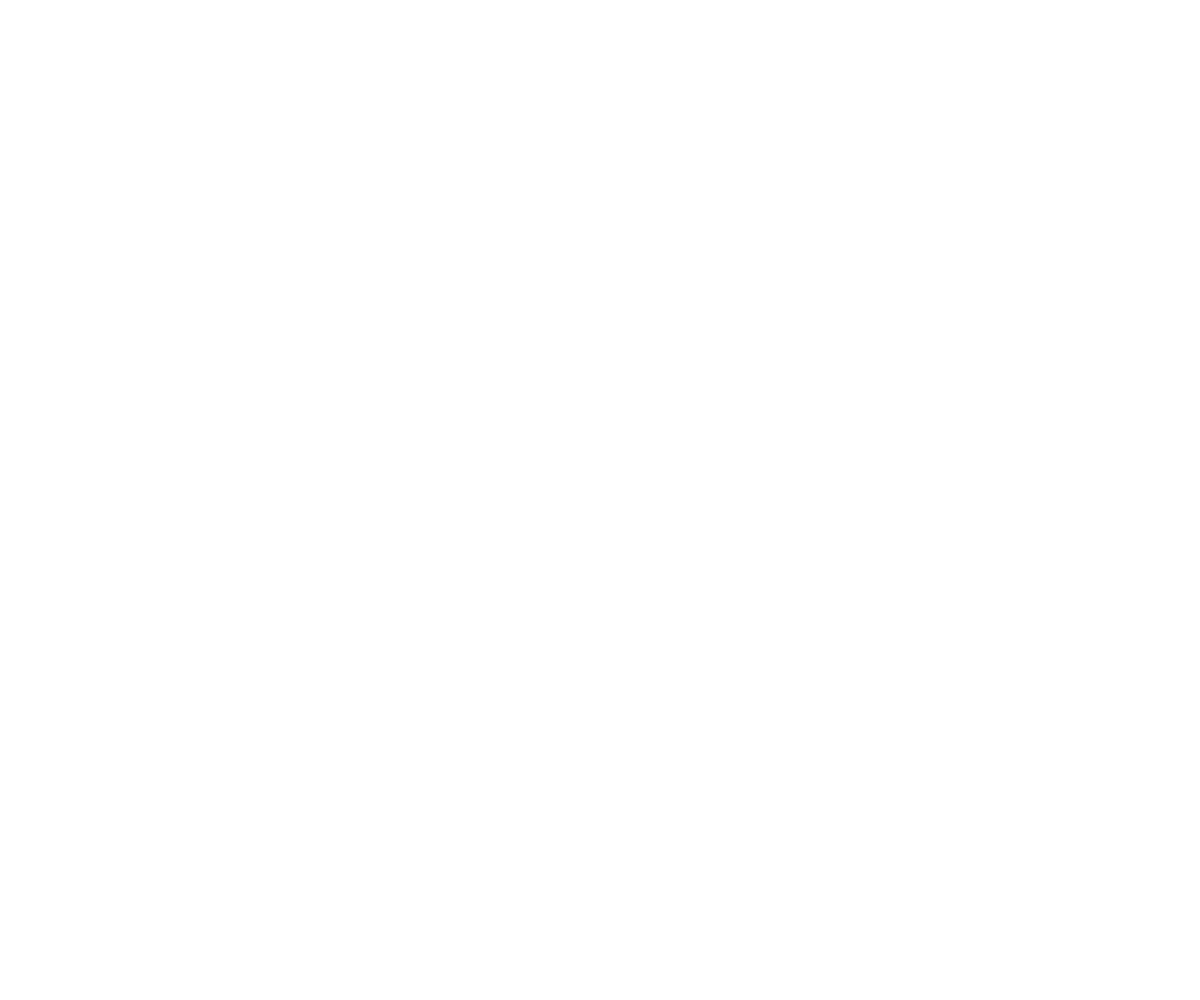
Frame 1 (no input)
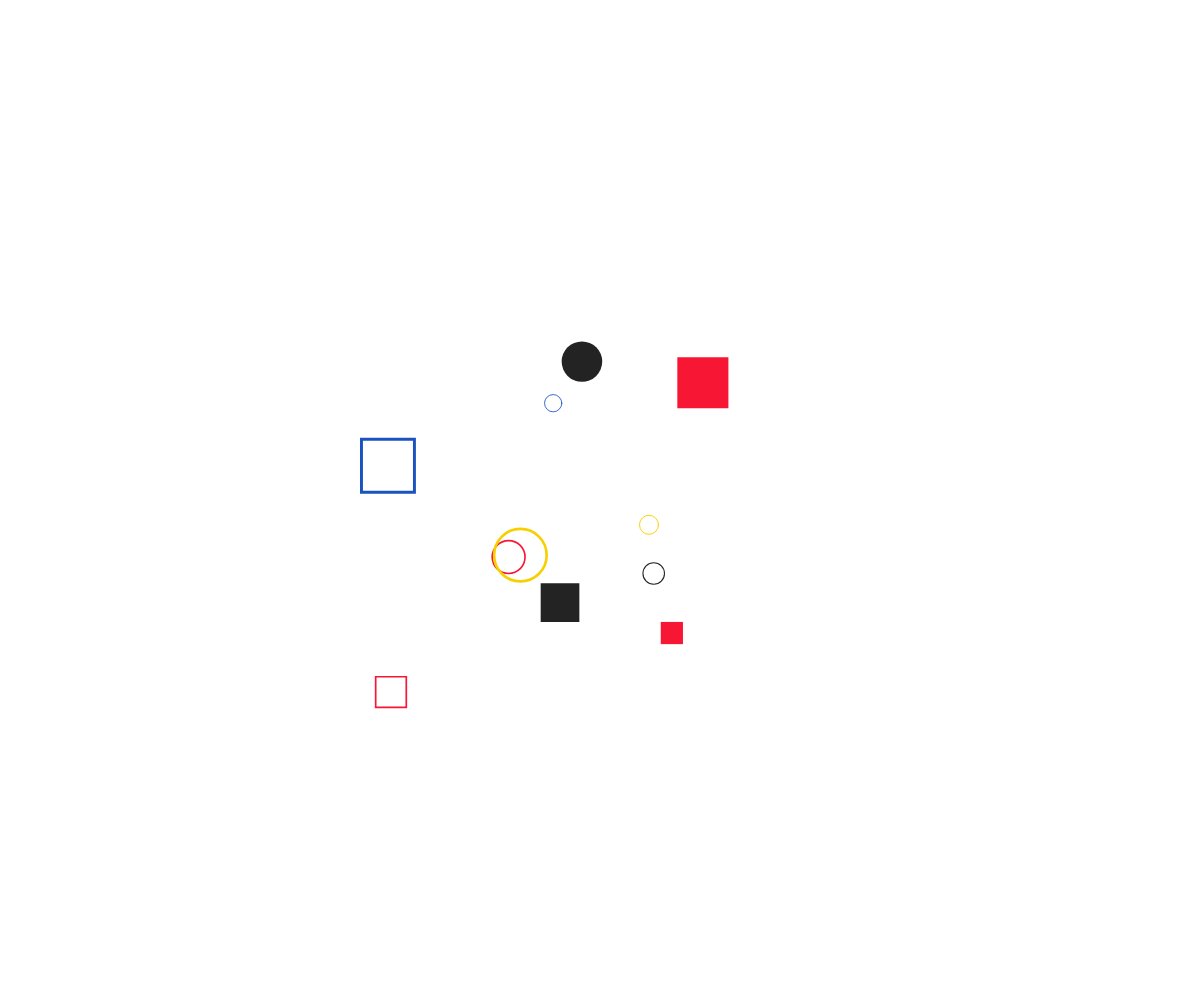
Frame 60 (no input)
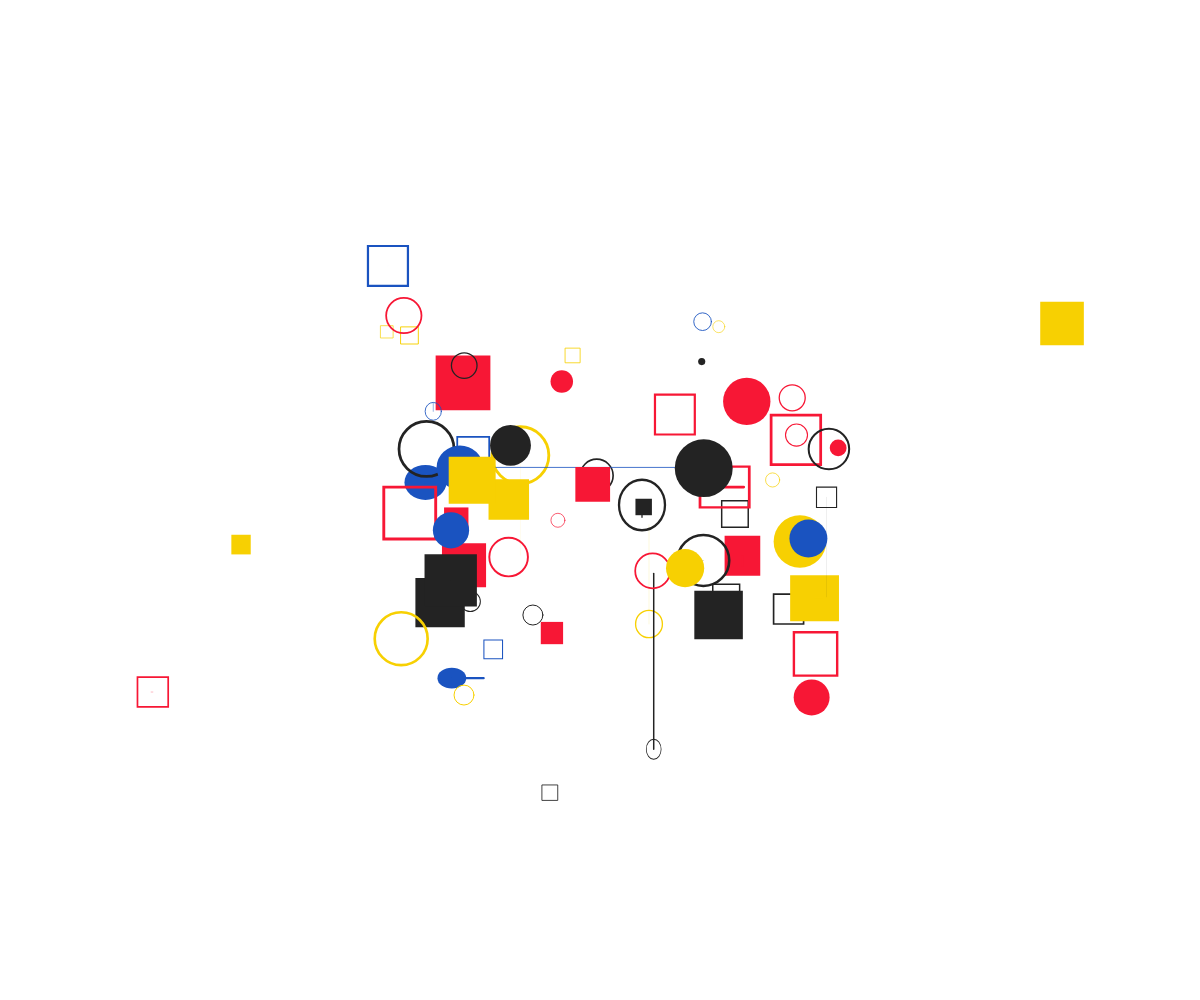
Frame 120 (the mouse pressed at the canvas centre since frame 60)

The p5.js sketch that drew these frames (run headless with seeded random() and noise() and a simulated clock; from frame 60 on, the mouse is pressed at the canvas centre):

// p5.js sketch
// ── sketch.js
let objs = [];
let colors = ['#f71735', '#f7d002', '#1A53C0', '#232323'];

function setup() {
	//let canvasSize = min(windowWidth, windowHeight);  //這行代碼的意思是創建一個正方形的畫布，邊長為當前窗口寬度和高度的最小值
	createCanvas(windowWidth, windowHeight); //創建一個畫布，大小為canvasSize x canvasSize
  
  
	rectMode(CENTER);
	objs.push(new DynamicShape());
}

function draw() {
	background(255);
	for (let i of objs) {
		i.run();
	}

	if (frameCount % int(random([15, 30])) == 0) {
		let addNum = int(random(1, 30));
		for (let i = 0; i < addNum; i++) {
			objs.push(new DynamicShape());
		}
	}
	for (let i = 0; i < objs.length; i++) {
		if (objs[i].isDead) {
			objs.splice(i, 1);
		}
	}
}

function easeInOutExpo(x) {
	return x === 0 ? 0 :
		x === 1 ?
		1 :
		x < 0.5 ? Math.pow(2, 20 * x - 10) / 2 :
		(2 - Math.pow(2, -20 * x + 10)) / 2;
}

class DynamicShape {
	constructor() {
		this.x = random(0.3, 0.7) * width;
		this.y = random(0.3, 0.7) * height;
		this.reductionRatio = 1;
		this.shapeType = int(random(4));
		this.animationType = 0;
		this.maxActionPoints = int(random(2, 5));
		this.actionPoints = this.maxActionPoints;
		this.elapsedT = 0;
		this.size = 0;
		this.sizeMax = width * random(0.01, 0.05);
		this.fromSize = 0;
		this.init();
		this.isDead = false;
		this.clr = random(colors);
		this.changeShape = true;
		this.ang = int(random(2)) * PI * 0.25;
		this.lineSW = 0;
	}

	show() {
		push();
		translate(this.x, this.y);
		if (this.animationType == 1) scale(1, this.reductionRatio);
		if (this.animationType == 2) scale(this.reductionRatio, 1);
		fill(this.clr);
		stroke(this.clr);
		strokeWeight(this.size * 0.05);
		if (this.shapeType == 0) {
			noStroke();
			circle(0, 0, this.size);
		} else if (this.shapeType == 1) {
			noFill();
			circle(0, 0, this.size);
		} else if (this.shapeType == 2) {
			noStroke();
			rect(0, 0, this.size, this.size);
		} else if (this.shapeType == 3) {
			noFill();
			rect(0, 0, this.size * 0.9, this.size * 0.9);
		} else if (this.shapeType == 4) {
			line(0, -this.size * 0.45, 0, this.size * 0.45);
			line(-this.size * 0.45, 0, this.size * 0.45, 0);
		}
		pop();
		strokeWeight(this.lineSW);
		stroke(this.clr);
		line(this.x, this.y, this.fromX, this.fromY);
	}

	move() {
		let n = easeInOutExpo(norm(this.elapsedT, 0, this.duration));
		if (0 < this.elapsedT && this.elapsedT < this.duration) {
			if (this.actionPoints == this.maxActionPoints) {
				this.size = lerp(0, this.sizeMax, n);
			} else if (this.actionPoints > 0) {
				if (this.animationType == 0) {
					this.size = lerp(this.fromSize, this.toSize, n);
				} else if (this.animationType == 1) {
					this.x = lerp(this.fromX, this.toX, n);
					this.lineSW = lerp(0, this.size / 5, sin(n * PI));
				} else if (this.animationType == 2) {
					this.y = lerp(this.fromY, this.toY, n);
					this.lineSW = lerp(0, this.size / 5, sin(n * PI));
				} else if (this.animationType == 3) {
					if (this.changeShape == true) {
						this.shapeType = int(random(5));
						this.changeShape = false;
					}
				}
				this.reductionRatio = lerp(1, 0.3, sin(n * PI));
			} else {
				this.size = lerp(this.fromSize, 0, n);
			}
		}

		this.elapsedT++;
		if (this.elapsedT > this.duration) {
			this.actionPoints--;
			this.init();
		}
		if (this.actionPoints < 0) {
			this.isDead = true;
		}
	}

	run() {
		this.show();
		this.move();
	}

	init() {
		this.elapsedT = 0;
		this.fromSize = this.size;
		this.toSize = this.sizeMax * random(0.5, 1.5);
		this.fromX = this.x;
		this.toX = this.fromX + (width / 10) * random([-1, 1]) * int(random(1, 4));
		this.fromY = this.y;
		this.toY = this.fromY + (height / 10) * random([-1, 1]) * int(random(1, 4));
		this.animationType = int(random(3));
		this.duration = random(20, 50);
	}
}
// ── style.css
html, body {
  margin: 0;
  padding: 0;
}

canvas {
  display: block;
}

/* --- 左側隱藏選單樣式 --- */
#left-hotspot {
  position: fixed;
  left: 0;
  top: 0;
  width: 100px; /* 當滑鼠移到左側 100px 時觸發 */
  height: 100vh;
  z-index: 9000; /* 調低，避免在展開選單時遮擋選單 */
  background: transparent; /* 不遮蔽視覺 */
}

#side-menu {
  position: fixed;
  top: 0;
  left: -280px; /* 預設隱藏在畫面左側外 */
  width: 280px;
  height: 100vh;
  background: rgba(30,30,30,0.95);
  color: #fff;
  transition: left 0.4s ease; /* 平滑移出 */
  z-index: 12001; /* 提高到比 iframe overlay(11000) 更高，確保永遠在最上層 */
  display: flex;
  align-items: flex-start; /* 改為靠上對齊 */
  padding-top: 24px; /* 與頂端保持一點間距 */
}

#side-menu ul {
  list-style: none;
  margin: 0;
  padding: 6px 20px; /* 上方少量間距，讓項目靠上 */
  width: 100%;
}

#side-menu li {
  margin: 18px 0;
}

#side-menu a {
  color: #fff;
  text-decoration: none;
  font-size: 30px; /* 使用者要求文字為 30px */
  display: block;
}

/* 開啟狀態 */
#side-menu.open {
  left: 0;
}

/* 明確的 collapsed 狀態備援 */
#side-menu.collapsed {
  left: -280px;
}

/* 可選：滑鼠移入選單本身時也不要馬上收回 */
#side-menu:hover { left: 0; }

/* iframe overlay */
#iframe-overlay.hidden { display: none; }
#iframe-overlay {
  position: fixed;
  inset: 0;
  background: rgba(0,0,0,0.6);
  display: flex;
  align-items: center;
  justify-content: center;
  z-index: 11000;
}

.iframe-container {
  position: relative;
  width: 70vw; /* 70% of viewport width */
  max-width: 1200px;
  height: 85vh; /* 85% of viewport height */
  background: #fff;
  box-shadow: 0 8px 30px rgba(0,0,0,0.5);
  border-radius: 6px;
  overflow: hidden;
}

.iframe-container iframe {
  width: 100%;
  height: 100%;
  border: 0;
  display: block;
}

#iframe-close {
  position: absolute;
  top: 8px;
  right: 8px;
  z-index: 2;
  background: rgba(0,0,0,0.6);
  color: #fff;
  border: none;
  width: 36px;
  height: 36px;
  font-size: 20px;
  line-height: 1;
  border-radius: 4px;
  cursor: pointer;
}

/* 手機與小螢幕支援：全寬顯示 */
@media (max-width: 640px) {
  .iframe-container { width: 96vw; height: 90vh; }
}
